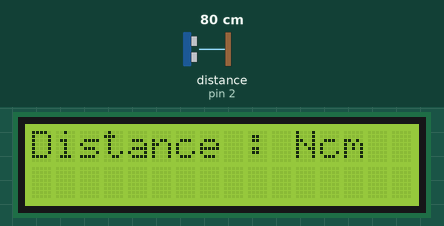
This sketch was run on a simulated Arduino Uno, built with avr-gcc and run on an emulated ATmega328P. Parts: 16×2 character LCD. Wiring (inferred from the names in the program): ultrasonic range finder: trigger pin 3; echo pin 2. The test bench sets the inputs (shaded band); at power-on: distance to the obstacle (sensor on pin 2) 80 cm. The echo pulse lasts 58.3 µs per cm; what the sketch prints to the serial monitor is not drawn.

Above: at 1.2 s.
1.3 s: distance to the obstacle (sensor on pin 2) set to 2 cm
At 2.0 s:
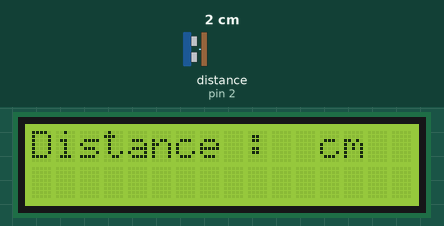
3.1 s: distance to the obstacle (sensor on pin 2) set to 4 cm
4.7 s: distance to the obstacle (sensor on pin 2) set to 9 cm
6.2 s: distance to the obstacle (sensor on pin 2) set to 18 cm
7.8 s: distance to the obstacle (sensor on pin 2) set to 35 cm
9.3 s: distance to the obstacle (sensor on pin 2) set to 60 cm
At 10.6 s:
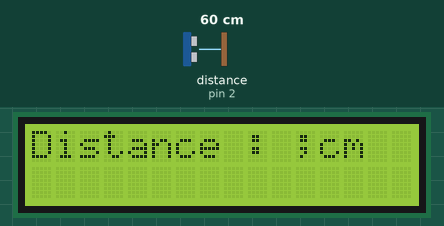
Timing chart, 0 to 11.9 s (numbered marks = the images above; inputs shaded):
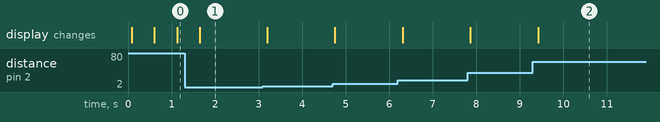

The sketch:

Distance_Sensing.ino
```cpp
#define echoPin 2
#define trigPin 3
#include <Wire.h>
#include <LiquidCrystal_I2C.h>
LiquidCrystal_I2C lcd(0x27, 16, 2);
long duration;
int distance;


void setup(){
  Serial.begin(9600);
  pinMode(trigPin,OUTPUT);
  pinMode(echoPin,INPUT);
  lcd.begin();
  lcd.backlight();
 }
void loop(){
  digitalWrite(trigPin,LOW);
  delayMicroseconds(2);
  digitalWrite(trigPin,HIGH);
  delayMicroseconds(10);
  digitalWrite(trigPin,LOW);

 duration=pulseIn(echoPin,HIGH);
  distance=(duration*0.034/2);
  Serial.print("Distance : ");
  Serial.print(distance);
  Serial.println(" cm ");

  lcd.clear();
  lcd.setCursor(0, 0);
  lcd.write("Distance : ");
  lcd.write(distance);
  lcd.write("cm");

  delay(500);


}
```

Measured:
- after the input at 1.3 s, the display: changes after 0.35 s (image 1)
- after the input at 9.3 s, the display: changes after 0.12 s (image 2)
